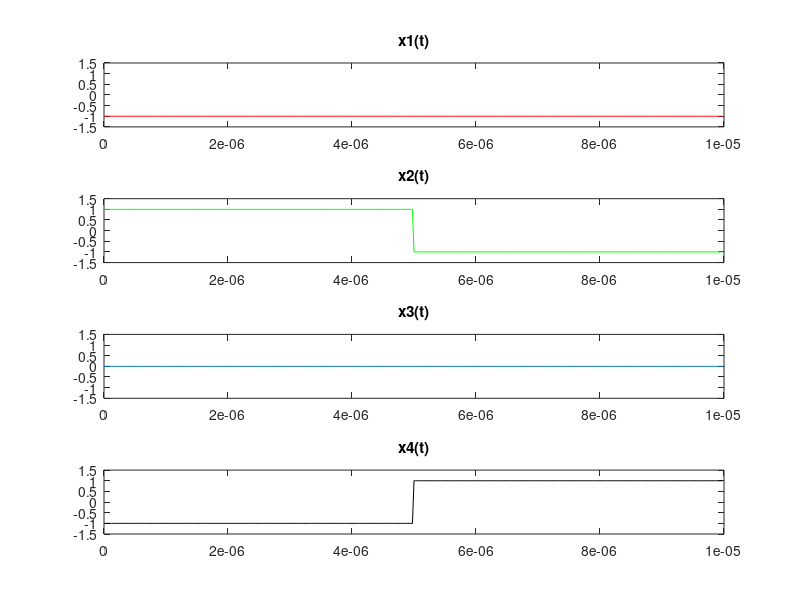
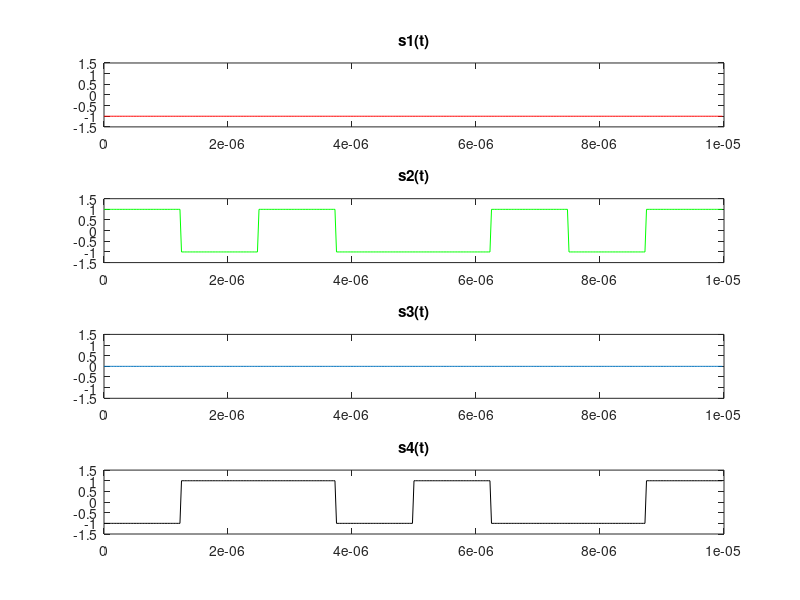
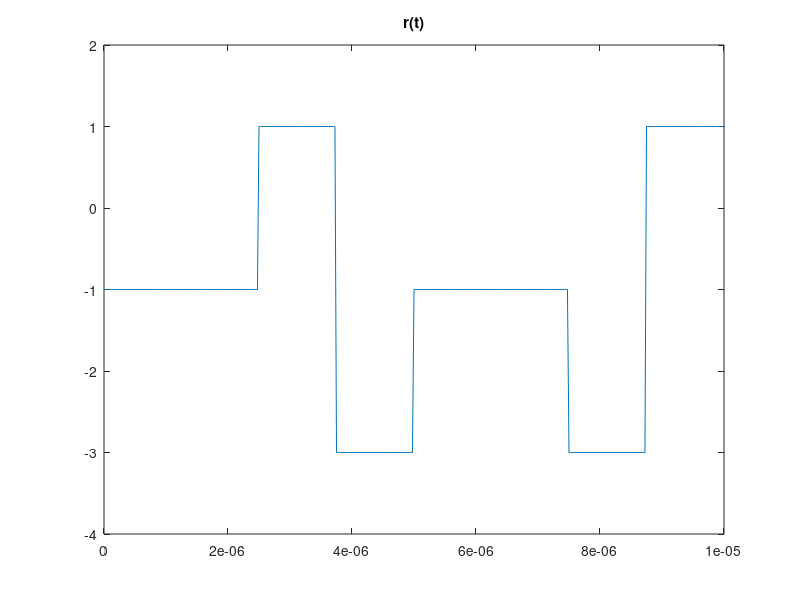
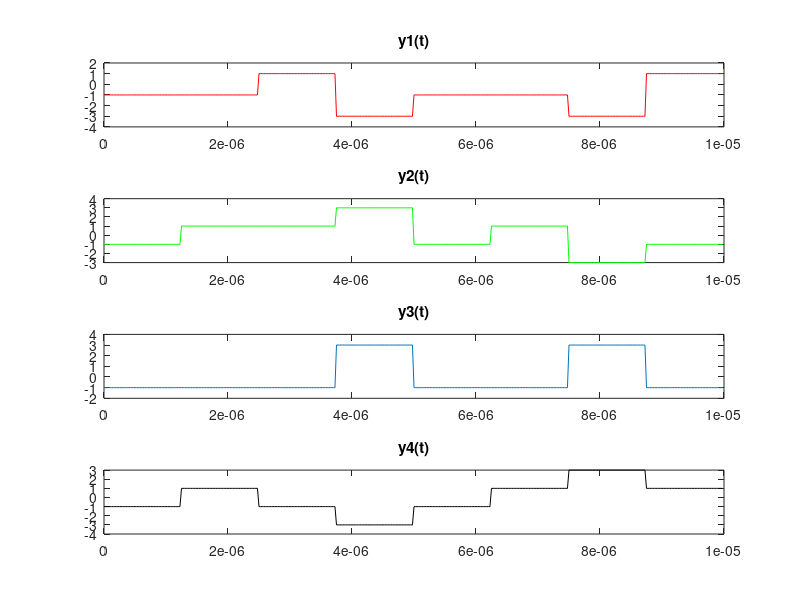

The MATLAB script that drew these images, in order:
clear all;
close all;
N = 4; %fator de espalhamento, 4 chips - 1 bit
L = N; %periodo
bits = 2;
%codigo polar
Rb = 200e3;
chips_amostras = 50;
amostras_bits = chips_amostras*N;
Tb = 1/Rb;
Tc = Rb/N;
SNR = 100;%sem ruido
user0 = [-1 -1]; %00
user1 = [1 -1]; %10
user2 = [0 0]; %silencioso
user3 = [-1 1]; %01

codigo = hadamard(N);
%repetir a informacao de cada usuario de acordo com o fator do espalhamento
x1_rep = kron(user0,ones([1,L])); 
x2_rep = kron(user1,ones([1,L])); 
x3_rep = kron(user2,ones([1,L])); 
x4_rep = kron(user3,ones([1,L]));

%codigos
%perguntar
codigo1 = repmat(codigo(1,:),1,2); %pegar a linha correspondente
codigo2 = repmat(codigo(2,:),1,2);
codigo3 = repmat(codigo(3,:),1,2);
codigo4 = repmat(codigo(4,:),1,2);

s1 = x1_rep.*codigo1;
s2 = x2_rep.*codigo2;
s3 = x3_rep.*codigo3;
s4 = x4_rep.*codigo4;

soma_s = s1 + s2 + s3 + s4;
r = awgn(soma_s,SNR);

%dominio tempo
filtro = ones(1,chips_amostras);
%superamostragem
x1_t = filter(filtro,1,upsample(x1_rep,chips_amostras));
x2_t = filter(filtro,1,upsample(x2_rep,chips_amostras));
x3_t = filter(filtro,1,upsample(x3_rep,chips_amostras));
x4_t = filter(filtro,1,upsample(x4_rep,chips_amostras));

s1_t = filter(filtro,1,upsample(s1,chips_amostras));
s2_t = filter(filtro,1,upsample(s2,chips_amostras));
s3_t = filter(filtro,1,upsample(s3,chips_amostras));
s4_t = filter(filtro,1,upsample(s4,chips_amostras));

r_t =filter(filtro,1,upsample(r,chips_amostras));
t = bits*Tb*((0:length(x4_t)-1)/length(x4_t));

figure();
subplot(411);
plot(t,x1_t,'r');
title('x1(t)');
ylim([-1.5 1.5]);
subplot(412);
plot(t,x2_t,'g');
ylim([-1.5 1.5]);
title('x2(t)');
subplot(413);
plot(t,x3_t);
title('x3(t)');
ylim([-1.5 1.5]);
subplot(414);
plot(t,x4_t,'k');
title('x4(t)');
ylim([-1.5 1.5]);

figure();
subplot(411);
plot(t,s1_t,'r');
ylim([-1.5 1.5]);
title('s1(t)');
subplot(412);
plot(t,s2_t,'g');
ylim([-1.5 1.5]);
title('s2(t)');
subplot(413);
plot(t,s3_t);
ylim([-1.5 1.5]);
title('s3(t)');
subplot(414);
plot(t,s4_t,'k');
ylim([-1.5 1.5]);
title('s4(t)');

figure();
plot(t,r_t);
title('r(t)');

%receptor
y1 = codigo1.*r;
y2 = codigo2.*r;
y3 = codigo3.*r;
y4 = codigo4.*r;
%superamostragem
y1_t = filter(filtro,1,upsample(y1,chips_amostras));
y2_t = filter(filtro,1,upsample(y2,chips_amostras));
y3_t = filter(filtro,1,upsample(y3,chips_amostras));
y4_t = filter(filtro,1,upsample(y4,chips_amostras));

figure();
subplot(411);
plot(t,y1_t,'r');
title('y1(t)');
subplot(412);
plot(t,y2_t,'g');
title('y2(t)');
subplot(413);
plot(t,y3_t);
title('y3(t)');
subplot(414);
plot(t,y4_t,'k');
title('y4(t)');
%integral e correlator
%y1
int1 = sum(y1_t(1:length(y1_t)/2))/amostras_bits;
int1_2 = sum(y1_t(length(y1_t)/2+1:end))/amostras_bits;
correlator1 = [int1 > 0 int1_2 > 0];
%y2
int2 = sum(y2_t(1:length(y2_t)/2))/amostras_bits;
int2_2 = sum(y2_t(length(y2_t)/2+1:end))/amostras_bits;
correlator2 = [int2 > 0 int2_2 > 0];

%y3
int3 = sum(y3_t(1:length(y3_t)/2))/amostras_bits;
int3_2 = sum(y3_t(length(y3_t)/2+1:end))/amostras_bits;
correlator3 = [int3 > 0 int3_2 > 0];

%y4
int4 = sum(y4_t(1:length(y4_t)/2))/amostras_bits;
int4_2 = sum(y4_t(length(y4_t)/2+1:end))/amostras_bits;
correlator4 = [int4 > 0 int4_2 > 0];


